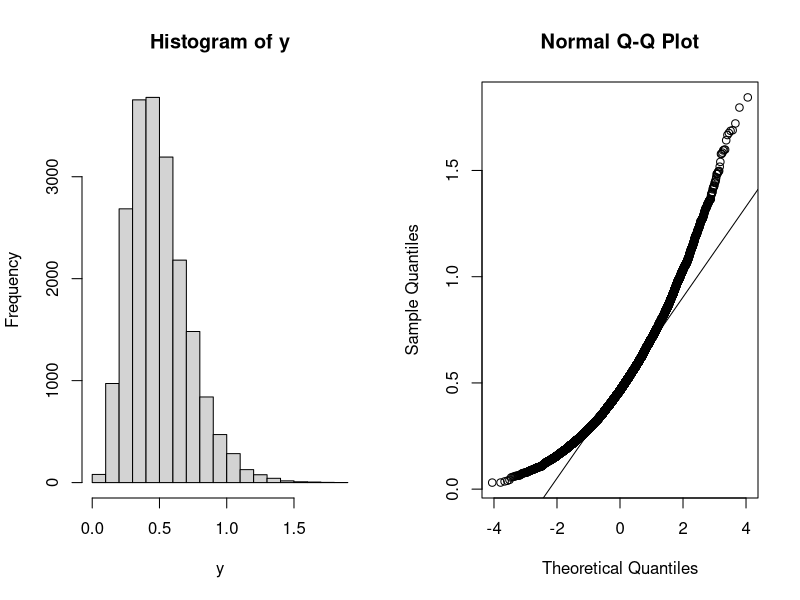
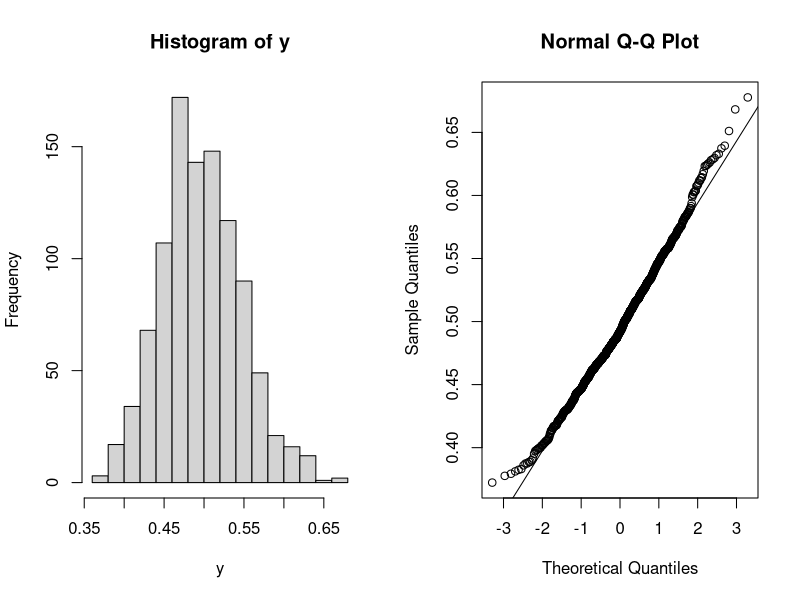

Write R code to recreate these figures, in order. (Note: this script raises an error after producing the figures.)
####### some simulation examples

################################
## I. central limit theorem
################################

###### exponential distribution
X0=rexp(100000, rate=2)
## small sample
n=5
X=matrix(X0, ncol=n)
y=rowMeans(X)
par(mfrow=c(1,2))
hist(y)
qqnorm(y); qqline(y)

## increase sample size
n=100
X=matrix(X0, ncol=n)
y=rowMeans(X)
par(mfrow=c(1,2))
hist(y)
qqnorm(y); qqline(y)

## with 100 samples, exponetial distribution converges to normal.

######## Poisson distribution
X0=rpois(10000, lambda=10)
n=5
X=matrix(X0, ncol=n)
y=rowMeans(X)
mypar(mfrow=c(1,2))
hist(y)
qqnorm(y); qqline(y)

## For Poisson distribution, CLT works fine even for 5 samples

###########################################
## II. type I error of one sample t-test
###########################################

nsims=10000
pvals=rep(0, nsims)
for(i in 1:nsims) {
  x = rnorm(100)
  pvals[i] = t.test(x)$p.value
}
mean(pvals<0.05)

hist(pvals)

################################
## III. linear regression
################################
## a function for simulating data
simData=function(b0, b1, X){
  eps=rnorm(n, mean=0, sd=1)
  b0+b1*X+eps
}

## a function for estimating b1
estB1=function(X, Y) {
  a=X-mean(X)
  b=Y-mean(Y)
  sum(a*b)/sum(a^2)
}

## set constants: 1000 simulations, 100 samples, b0 and b1
nsims=1000
n=100
b0=5; b1=0.5

## generate and fix X
X=rnorm(n, mean=5, sd=2)
b1.hat=numeric(1000)
for(isim in 1:nsims) {
  y=simData(b0, b1, X=X)
  b1.hat[isim]=estB1(X, y)
}

## compare observed and theoretical values
mean(b1.hat - b1) ## bias of the estimated b1

var(b1.hat)  ## empirical variance of the estimated b1.
1/sum((X-mean(X))^2) ## theoretical variance of the estimated b1.

hist(b1.hat) ## follow a normal distribution
qqnorm(b1.hat)
qqline(b1.hat)

